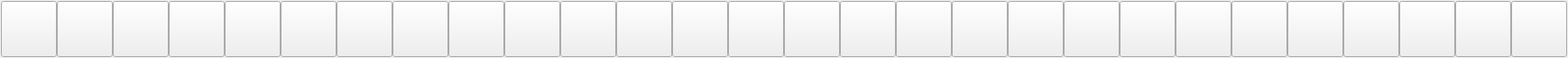
        <widget class="QWidget" name="scrollAreaWidgetContents">
         <property name="geometry">
          <rect>
           <x>0</x>
           <y>0</y>
           <width>1682</width>
           <height>62</height>
          </rect>
         </property>
         <layout class="QGridLayout" name="gridLayout_2">
          <property name="leftMargin">
           <number>0</number>
          </property>
          <property name="topMargin">
           <number>0</number>
          </property>
          <property name="rightMargin">
           <number>0</number>
          </property>
          <property name="bottomMargin">
           <number>0</number>
          </property>
          <property name="spacing">
           <number>0</number>
          </property>
          <item row="0" column="0">
           <layout class="QHBoxLayout" name="horizontalLayout_2">
            <property name="spacing">
             <number>0</number>
            </property>
            <item>
             <widget class="QPushButton" name="pushButton_icon_1">
              <property name="minimumSize">
               <size>
                <width>60</width>
                <height>60</height>
               </size>
              </property>
              <property name="maximumSize">
               <size>
                <width>60</width>
                <height>60</height>
               </size>
              </property>
              <property name="text">
               <string/>
              </property>
             </widget>
            </item>
            <item>
             <widget class="QPushButton" name="pushButton_icon_2">
              <property name="minimumSize">
               <size>
                <width>60</width>
                <height>60</height>
               </size>
              </property>
              <property name="maximumSize">
               <size>
                <width>60</width>
                <height>60</height>
               </size>
              </property>
              <property name="text">
               <string/>
              </property>
             </widget>
            </item>
            <item>
             <widget class="QPushButton" name="pushButton_icon_3">
              <property name="minimumSize">
               <size>
                <width>60</width>
                <height>60</height>
               </size>
              </property>
              <property name="maximumSize">
               <size>
                <width>60</width>
                <height>60</height>
               </size>
              </property>
              <property name="text">
               <string/>
              </property>
             </widget>
            </item>
            <item>
             <widget class="QPushButton" name="pushButton_icon_6">
              <property name="minimumSize">
               <size>
                <width>60</width>
                <height>60</height>
               </size>
              </property>
              <property name="maximumSize">
               <size>
                <width>60</width>
                <height>60</height>
               </size>
              </property>
              <property name="text">
               <string/>
              </property>
             </widget>
            </item>
            <item>
             <widget class="QPushButton" name="pushButton_icon_11">
              <property name="minimumSize">
               <size>
                <width>60</width>
                <height>60</height>
               </size>
              </property>
              <property name="maximumSize">
               <size>
                <width>60</width>
                <height>60</height>
               </size>
              </property>
              <property name="text">
               <string/>
              </property>
             </widget>
            </item>
            <item>
             <widget class="QPushButton" name="pushButton_icon_15">
              <property name="minimumSize">
               <size>
                <width>60</width>
                <height>60</height>
               </size>
              </property>
              <property name="maximumSize">
               <size>
                <width>60</width>
                <height>60</height>
               </size>
              </property>
              <property name="text">
               <string/>
              </property>
             </widget>
            </item>
            <item>
             <widget class="QPushButton" name="pushButton_icon_23">
              <property name="minimumSize">
               <size>
                <width>60</width>
                <height>60</height>
               </size>
              </property>
              <property name="maximumSize">
               <size>
                <width>60</width>
                <height>60</height>
               </size>
              </property>
              <property name="text">
               <string/>
              </property>
             </widget>
            </item>
            <item>
             <widget class="QPushButton" name="pushButton_icon_22">
              <property name="minimumSize">
               <size>
                <width>60</width>
                <height>60</height>
               </size>
              </property>
              <property name="maximumSize">
               <size>
                <width>60</width>
                <height>60</height>
               </size>
              </property>
              <property name="text">
               <string/>
              </property>
             </widget>
            </item>
            <item>
             <widget class="QPushButton" name="pushButton_icon_10">
              <property name="minimumSize">
               <size>
                <width>60</width>
                <height>60</height>
               </size>
              </property>
              <property name="maximumSize">
               <size>
                <width>60</width>
                <height>60</height>
               </size>
              </property>
              <property name="text">
               <string/>
              </property>
             </widget>
            </item>
            <item>
             <widget class="QPushButton" name="pushButton_icon_4">
              <property name="minimumSize">
               <size>
                <width>60</width>
                <height>60</height>
               </size>
              </property>
              <property name="maximumSize">
               <size>
                <width>60</width>
                <height>60</height>
               </size>
              </property>
              <property name="text">
               <string/>
              </property>
             </widget>
            </item>
            <item>
             <widget class="QPushButton" name="pushButton_icon_5">
              <property name="minimumSize">
               <size>
                <width>60</width>
                <height>60</height>
               </size>
              </property>
              <property name="maximumSize">
               <size>
                <width>60</width>
                <height>60</height>
               </size>
              </property>
              <property name="text">
               <string/>
              </property>
             </widget>
            </item>
            <item>
             <widget class="QPushButton" name="pushButton_icon_27">
              <property name="minimumSize">
               <size>
                <width>60</width>
                <height>60</height>
               </size>
              </property>
              <property name="maximumSize">
               <size>
                <width>60</width>
                <height>60</height>
               </size>
              </property>
              <property name="text">
               <string/>
              </property>
             </widget>
            </item>
            <item>
             <widget class="QPushButton" name="pushButton_icon_28">
              <property name="minimumSize">
               <size>
                <width>60</width>
                <height>60</height>
               </size>
              </property>
              <property name="maximumSize">
               <size>
                <width>60</width>
                <height>60</height>
               </size>
              </property>
              <property name="text">
               <string/>
              </property>
             </widget>
            </item>
            <item>
             <widget class="QPushButton" name="pushButton_icon_8">
              <property name="minimumSize">
               <size>
                <width>60</width>
                <height>60</height>
               </size>
              </property>
              <property name="maximumSize">
               <size>
                <width>60</width>
                <height>60</height>
               </size>
              </property>
              <property name="text">
               <string/>
              </property>
             </widget>
            </item>
            <item>
             <widget class="QPushButton" name="pushButton_icon_16">
              <property name="minimumSize">
               <size>
                <width>60</width>
                <height>60</height>
               </size>
              </property>
              <property name="maximumSize">
               <size>
                <width>60</width>
                <height>60</height>
               </size>
              </property>
              <property name="text">
               <string/>
              </property>
             </widget>
            </item>
            <item>
             <widget class="QPushButton" name="pushButton_icon_25">
              <property name="minimumSize">
               <size>
                <width>60</width>
                <height>60</height>
               </size>
              </property>
              <property name="maximumSize">
               <size>
                <width>60</width>
                <height>60</height>
               </size>
              </property>
              <property name="text">
               <string/>
              </property>
             </widget>
            </item>
            <item>
             <widget class="QPushButton" name="pushButton_icon_18">
              <property name="minimumSize">
               <size>
                <width>60</width>
                <height>60</height>
               </size>
              </property>
              <property name="maximumSize">
               <size>
                <width>60</width>
                <height>60</height>
               </size>
              </property>
              <property name="text">
               <string/>
              </property>
             </widget>
            </item>
            <item>
             <widget class="QPushButton" name="pushButton_icon_24">
              <property name="minimumSize">
               <size>
                <width>60</width>
                <height>60</height>
               </size>
              </property>
              <property name="maximumSize">
               <size>
                <width>60</width>
                <height>60</height>
               </size>
              </property>
              <property name="text">
               <string/>
              </property>
             </widget>
            </item>
            <item>
             <widget class="QPushButton" name="pushButton_icon_7">
              <property name="minimumSize">
               <size>
                <width>60</width>
                <height>60</height>
               </size>
              </property>
              <property name="maximumSize">
               <size>
                <width>60</width>
                <height>60</height>
               </size>
              </property>
              <property name="text">
               <string/>
              </property>
             </widget>
            </item>
            <item>
             <widget class="QPushButton" name="pushButton_icon_19">
              <property name="minimumSize">
               <size>
                <width>60</width>
                <height>60</height>
               </size>
              </property>
              <property name="maximumSize">
               <size>
                <width>60</width>
                <height>60</height>
               </size>
              </property>
              <property name="text">
               <string/>
              </property>
             </widget>
            </item>
            <item>
             <widget class="QPushButton" name="pushButton_icon_14">
              <property name="minimumSize">
               <size>
                <width>60</width>
                <height>60</height>
               </size>
              </property>
              <property name="maximumSize">
               <size>
                <width>60</width>
                <height>60</height>
               </size>
              </property>
              <property name="text">
               <string/>
              </property>
             </widget>
            </item>
            <item>
             <widget class="QPushButton" name="pushButton_icon_13">
              <property name="minimumSize">
               <size>
                <width>60</width>
                <height>60</height>
               </size>
              </property>
              <property name="maximumSize">
               <size>
                <width>60</width>
                <height>60</height>
               </size>
              </property>
              <property name="text">
               <string/>
              </property>
             </widget>
            </item>
            <item>
             <widget class="QPushButton" name="pushButton_icon_20">
              <property name="minimumSize">
               <size>
                <width>60</width>
                <height>60</height>
               </size>
              </property>
              <property name="maximumSize">
               <size>
                <width>60</width>
                <height>60</height>
               </size>
              </property>
              <property name="text">
               <string/>
              </property>
             </widget>
            </item>
            <item>
             <widget class="QPushButton" name="pushButton_icon_21">
              <property name="minimumSize">
               <size>
                <width>60</width>
                <height>60</height>
               </size>
              </property>
              <property name="maximumSize">
               <size>
                <width>60</width>
                <height>60</height>
               </size>
              </property>
              <property name="text">
               <string/>
              </property>
             </widget>
            </item>
            <item>
             <widget class="QPushButton" name="pushButton_icon_17">
              <property name="minimumSize">
               <size>
                <width>60</width>
                <height>60</height>
               </size>
              </property>
              <property name="maximumSize">
               <size>
                <width>60</width>
                <height>60</height>
               </size>
              </property>
              <property name="text">
               <string/>
              </property>
             </widget>
            </item>
            <item>
             <widget class="QPushButton" name="pushButton_icon_12">
              <property name="minimumSize">
               <size>
                <width>60</width>
                <height>60</height>
               </size>
              </property>
              <property name="maximumSize">
               <size>
                <width>60</width>
                <height>60</height>
               </size>
              </property>
              <property name="text">
               <string/>
              </property>
             </widget>
            </item>
            <item>
             <widget class="QPushButton" name="pushButton_icon_26">
              <property name="minimumSize">
               <size>
                <width>60</width>
                <height>60</height>
               </size>
              </property>
              <property name="maximumSize">
               <size>
                <width>60</width>
                <height>60</height>
               </size>
              </property>
              <property name="text">
               <string/>
              </property>
             </widget>
            </item>
            <item>
             <widget class="QPushButton" name="pushButton_icon_9">
              <property name="minimumSize">
               <size>
                <width>60</width>
                <height>60</height>
               </size>
              </property>
              <property name="maximumSize">
               <size>
                <width>60</width>
                <height>60</height>
               </size>
              </property>
              <property name="text">
               <string/>
              </property>
             </widget>
            </item>
           </layout>
          </item>
         </layout>
        </widget>
